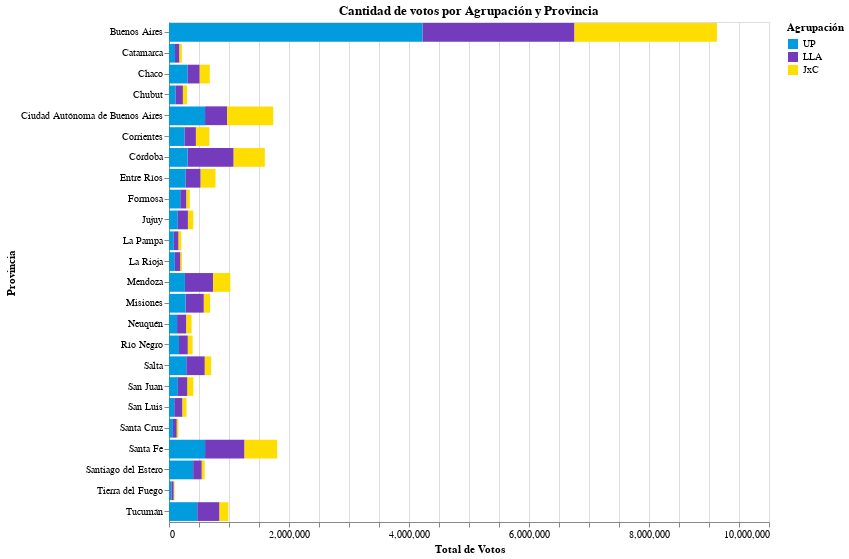

Notebook cell for this chart:
### Code cell
# Cantidad de votos por Agrupacion y Provincia
chart1 = alt.Chart(df_provincia_votos_general).mark_bar().encode(
    y=alt.Y('distrito_nombre:N', title='Provincia'),
    x=alt.X('total_votos:Q', title='Total de Votos'),
    color=alt.Color('agrupacion_nombre:N', title='Agrupación', scale=alt.Scale(domain=list(colors.keys()), range=list(colors.values()))),
    tooltip=['distrito_nombre:N', 'agrupacion_nombre:N', 'total_votos:Q']
).properties(
    width=600,
    height=500,
    title='Cantidad de votos por Agrupación y Provincia'
)
chart1

### Figure 1 — Vega-Lite specification as saved in the notebook (floating-point values rounded to 4 significant figures)
{"config": {"view": {"continuousWidth": 300, "continuousHeight": 300}}, "data": {"name": "data-6f9778d1a2524335022a80cc91b7b060"}, "mark": {"type": "bar"}, "encoding": {"color": {"field": "agrupacion_nombre", "scale": {"domain": ["UP", "LLA", "JxC"], "range": ["rgb(0, 156, 222)", "rgb(117, 59, 189)", "rgb(254, 221, 0)"]}, "title": "Agrupación", "type": "nominal"}, "tooltip": [{"field": "distrito_nombre", "type": "nominal"}, {"field": "agrupacion_nombre", "type": "nominal"}, {"field": "total_votos", "type": "quantitative"}], "x": {"field": "total_votos", "title": "Total de Votos", "type": "quantitative"}, "y": {"field": "distrito_nombre", "title": "Provincia", "type": "nominal"}}, "height": 500, "title": "Cantidad de votos por Agrupación y Provincia", "width": 600, "$schema": "https://vega.github.io/schema/vega-lite/v5.15.1.json", "datasets": {"data-6f9778d1a2524335022a80cc91b7b060": [{"distrito_nombre": "Buenos Aires", "agrupacion_nombre": "LLA", "total_votos": 2534000.0}, {"distrito_nombre": "Buenos Aires", "agrupacion_nombre": "JxC", "total_votos": 2374000.0}, {"distrito_nombre": "Buenos Aires", "agrupacion_nombre": "UP", "total_votos": 4225000.0}, {"distrito_nombre": "Catamarca", "agrupacion_nombre": "LLA", "total_votos": 74570.0}, {"distrito_nombre": "Catamarca", "agrupacion_nombre": "UP", "total_votos": 99610.0}, {"distrito_nombre": "Catamarca", "agrupacion_nombre": "JxC", "total_votos": 39960.0}, {"distrito_nombre": "Chaco", "agrupacion_nombre": "JxC", "total_votos": 171800.0}, {"distrito_nombre": "Chaco", "agrupacion_nombre": "UP", "total_votos": 311000.0}, {"distrito_nombre": "Chaco", "agrupacion_nombre": "LLA", "total_votos": 197600.0}, {"distrito_nombre": "Chubut", "agrupacion_nombre": "JxC", "total_votos": 70720.0}, {"distrito_nombre": "Chubut", "agrupacion_nombre": "UP", "total_votos": 110800.0}, {"distrito_nombre": "Chubut", "agrupacion_nombre": "LLA", "total_votos": 120300.0}, {"distrito_nombre": "Ciudad Autónoma de Buenos Aires", "agrupacion_nombre": "LLA", "total_votos": 369400.0}, {"distrito_nombre": "Ciudad Autónoma de Buenos Aires", "agrupacion_nombre": "JxC", "total_votos": 767400.0}, {"distrito_nombre": "Ciudad Autónoma de Buenos Aires", "agrupacion_nombre": "UP", "total_votos": 600800.0}, {"distrito_nombre": "Corrientes", "agrupacion_nombre": "UP", "total_votos": 260000.0}, {"distrito_nombre": "Corrientes", "agrupacion_nombre": "JxC", "total_votos": 224500.0}, {"distrito_nombre": "Corrientes", "agrupacion_nombre": "LLA", "total_votos": 187900.0}, {"distrito_nombre": "Córdoba", "agrupacion_nombre": "LLA", "total_votos": 769800.0}, {"distrito_nombre": "Córdoba", "agrupacion_nombre": "UP", "total_votos": 308000.0}, {"distrito_nombre": "Córdoba", "agrupacion_nombre": "JxC", "total_votos": 519300.0}, {"distrito_nombre": "Entre Ríos", "agrupacion_nombre": "UP", "total_votos": 276800.0}, {"distrito_nombre": "Entre Ríos", "agrupacion_nombre": "JxC", "total_votos": 250500.0}, {"distrito_nombre": "Entre Ríos", "agrupacion_nombre": "LLA", "total_votos": 247600.0}, {"distrito_nombre": "Formosa", "agrupacion_nombre": "LLA", "total_votos": 103900.0}, {"distrito_nombre": "Formosa", "agrupacion_nombre": "UP", "total_votos": 187200.0}, {"distrito_nombre": "Formosa", "agrupacion_nombre": "JxC", "total_votos": 55100.0}, {"distrito_nombre": "Jujuy", "agrupacion_nombre": "JxC", "total_votos": 90100.0}, {"distrito_nombre": "Jujuy", "agrupacion_nombre": "UP", "total_votos": 146000.0}, {"distrito_nombre": "Jujuy", "agrupacion_nombre": "LLA", "total_votos": 168900.0}, {"distrito_nombre": "La Pampa", "agrupacion_nombre": "UP", "total_votos": 79230.0}, {"distrito_nombre": "La Pampa", "agrupacion_nombre": "JxC", "total_votos": 49910.0}, {"distrito_nombre": "La Pampa", "agrupacion_nombre": "LLA", "total_votos": 76340.0}, {"distrito_nombre": "La Rioja", "agrupacion_nombre": "UP", "total_votos": 97410.0}, {"distrito_nombre": "La Rioja", "agrupacion_nombre": "JxC", "total_votos": 27980.0}, {"distrito_nombre": "La Rioja", "agrupacion_nombre": "LLA", "total_votos": 89240.0}, {"distrito_nombre": "Mendoza", "agrupacion_nombre": "LLA", "total_votos": 469400.0}, {"distrito_nombre": "Mendoza", "agrupacion_nombre": "UP", "total_votos": 265700.0}, {"distrito_nombre": "Mendoza", "agrupacion_nombre": "JxC", "total_votos": 286500.0}, {"distrito_nombre": "Misiones", "agrupacion_nombre": "LLA", "total_votos": 305600.0}, {"distrito_nombre": "Misiones", "agrupacion_nombre": "UP", "total_votos": 275100.0}, {"distrito_nombre": "Misiones", "agrupacion_nombre": "JxC", "total_votos": 104800.0}, {"distrito_nombre": "Neuquén", "agrupacion_nombre": "LLA", "total_votos": 155400.0}, {"distrito_nombre": "Neuquén", "agrupacion_nombre": "UP", "total_votos": 134500.0}, {"distrito_nombre": "Neuquén", "agrupacion_nombre": "JxC", "total_votos": 86930.0}, {"distrito_nombre": "Río Negro", "agrupacion_nombre": "LLA", "total_votos": 148000.0}, {"distrito_nombre": "Río Negro", "agrupacion_nombre": "JxC", "total_votos": 79610.0}, {"distrito_nombre": "Río Negro", "agrupacion_nombre": "UP", "total_votos": 166100.0}, {"distrito_nombre": "Salta", "agrupacion_nombre": "LLA", "total_votos": 309100.0}, {"distrito_nombre": "Salta", "agrupacion_nombre": "UP", "total_votos": 287800.0}, {"distrito_nombre": "Salta", "agrupacion_nombre": "JxC", "total_votos": 106700.0}, {"distrito_nombre": "San Juan", "agrupacion_nombre": "UP", "total_votos": 147500.0}, {"distrito_nombre": "San Juan", "agrupacion_nombre": "JxC", "total_votos": 103100.0}, {"distrito_nombre": "San Juan", "agrupacion_nombre": "LLA", "total_votos": 155800.0}, {"distrito_nombre": "San Luis", "agrupacion_nombre": "LLA", "total_votos": 138300.0}, {"distrito_nombre": "San Luis", "agrupacion_nombre": "UP", "total_votos": 86680.0}, {"distrito_nombre": "San Luis", "agrupacion_nombre": "JxC", "total_votos": 66820.0}, {"distrito_nombre": "Santa Cruz", "agrupacion_nombre": "JxC", "total_votos": 28100.0}, {"distrito_nombre": "Santa Cruz", "agrupacion_nombre": "UP", "total_votos": 65060.0}, {"distrito_nombre": "Santa Cruz", "agrupacion_nombre": "LLA", "total_votos": 62350.0}, {"distrito_nombre": "Santa Fe", "agrupacion_nombre": "LLA", "total_votos": 657800.0}, {"distrito_nombre": "Santa Fe", "agrupacion_nombre": "JxC", "total_votos": 544700.0}, {"distrito_nombre": "Santa Fe", "agrupacion_nombre": "UP", "total_votos": 601200.0}, {"distrito_nombre": "Santiago del Estero", "agrupacion_nombre": "JxC", "total_votos": 49760.0}, {"distrito_nombre": "Santiago del Estero", "agrupacion_nombre": "UP", "total_votos": 402900.0}, {"distrito_nombre": "Santiago del Estero", "agrupacion_nombre": "LLA", "total_votos": 141300.0}, {"distrito_nombre": "Tierra del Fuego", "agrupacion_nombre": "UP", "total_votos": 40550.0}, {"distrito_nombre": "Tierra del Fuego", "agrupacion_nombre": "JxC", "total_votos": 15880.0}, {"distrito_nombre": "Tierra del Fuego", "agrupacion_nombre": "LLA", "total_votos": 35890.0}, {"distrito_nombre": "Tucumán", "agrupacion_nombre": "UP", "total_votos": 471100.0}, {"distrito_nombre": "Tucumán", "agrupacion_nombre": "JxC", "total_votos": 153100.0}, {"distrito_nombre": "Tucumán", "agrupacion_nombre": "LLA", "total_votos": 366000.0}]}}
